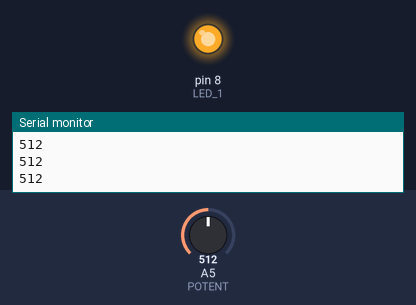
The sketch below on a simulated Arduino Uno, built with avr-gcc and run on an emulated ATmega328P. On the bench: output pins drawn as LEDs (lit = HIGH), the last lines printed to the serial monitor. The inputs (shaded band) are chosen by the test bench; at power-on: A5 (POTENT) = 512.

Above: at 1.3 s.
1.4 s: A5 (POTENT) set to 0
At 1.63 s:
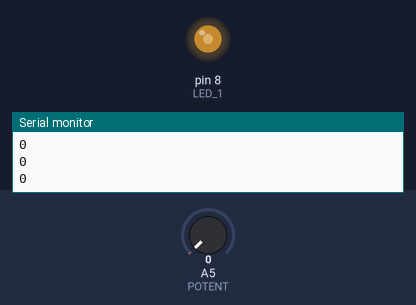
4.5 s: A5 (POTENT) set to 12
7.6 s: A5 (POTENT) set to 15
At 8.6 s:
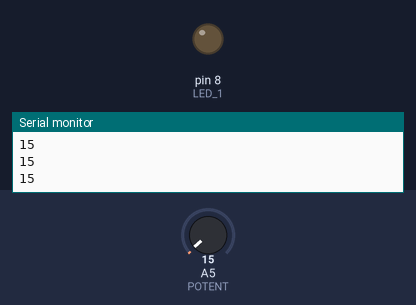
Timing chart, 0 to 16.7 s (numbered marks = the images above; inputs shaded):
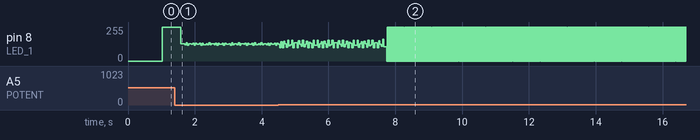

Measured:
- the behaviour switches between 13 and 14 on A5 (POTENT) (found by bisection; images 1 and 2)

The sketch:

lcd_exercise_forfun.ino
```cpp
#include <LiquidCrystal.h>
#define POTENT A5
#define LED_1 8
int STATE = LOW;
const int rs = 12, en = 11, d4 = 5, d5 = 4, d6 = 3, d7 = 2;
LiquidCrystal lcd(rs, en, d4, d5, d6, d7);

void setup()
{
  pinMode(LED_1, OUTPUT);
  Serial.begin(9600);
}
void loop() {
  int res = analogRead(POTENT);
  Serial.println(res);
  delay(res);
  digitalWrite(LED_1, STATE);
  STATE = !STATE;

}
byte customChar0[8] =
{
  0b00000,
  0b00000,
  0b00000,
  0b00000,
  0b00110,
  0b01111,
  0b11111,
  0b11111
};

byte customChar1[8] =
{
  0b00000,
  0b00000,
  0b00000,
  0b00000,
  0b01100,
  0b11110,
  0b11111,
  0b11111,
};

byte customChar2[8] =
{
  0b11111,
  0b01111,
  0b00111,
  0b00011,
  0b00001,
  0b00000,
  0b00000,
  0b00000
};

byte customChar3[8] =
{
  0b11111,
  0b11110,
  0b11100,
  0b11000,
  0b10000,
  0b00000,
  0b00000,
  0b00000
};

byte customChar4[8] =
{
  0b10000,
  0b11000,
  0b11100,
  0b11110,
  0b11111,
  0b11111,
  0b10001,
  0b01001
};

byte customChar5[8] =
{
  0b00001,
  0b00011,
  0b00111,
  0b01111,
  0b11111,
  0b11111,
  0b10001,
  0b10010
};

byte customChar6[8] =
{
  0b01111,
  0b00111,
  0b00011,
  0b00010,
  0b00001,
  0b00000,
  0b00000,
  0b00000
};

byte customChar7[8] =
{
  0b11110,
  0b11100,
  0b11000,
  0b01000,
  0b10000,
  0b00000,
  0b00000,
  0b00000
};

// void setup() {
//   lcd.createChar(0, customChar0);
//   lcd.createChar(1, customChar1);
//   lcd.createChar(2, customChar2);
//   lcd.createChar(3, customChar3);
//   lcd.createChar(4, customChar4);
//   lcd.createChar(5, customChar5);
//   lcd.createChar(6, customChar6);
//   lcd.createChar(7, customChar7);
//   lcd.begin(16, 2);
//   lcd.write(byte(0));
//   lcd.write(byte(1));
//   lcd.write(byte(4));
//   lcd.write(byte(5));
//   lcd.setCursor(0, 1);
//   lcd.write(byte(2));
//   lcd.write(byte(3));


//   lcd.write(byte(6));
//   lcd.write(byte(7));
// }
```
